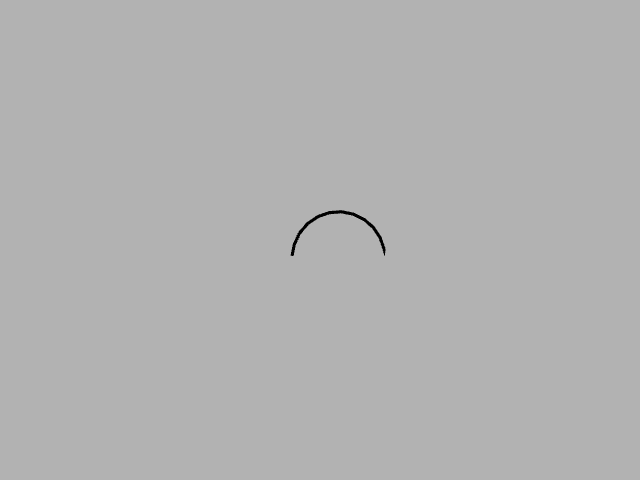
//> input picture imgs/raw/0_l_c_fatty.png, 640 x 480 px
$ ./viz_test   (built with g++ and OpenCV 4)
//> lines starting //> are read from the running program, lines starting //| are printed output that depends on the picture
#include <opencv2/core.hpp>
#include <opencv2/imgproc.hpp>
#include <opencv2/highgui.hpp>
#include <iostream>

using namespace std;

using namespace cv;

void rotateTempl(double degrees, const cv::Mat &src, cv::Mat &dst);

int main(){
    cv::Mat p_l(2, 1, CV_64FC1);
    cv::Mat p_r(2, 1, CV_64FC1);

    //Apply the same rotation matrix used to rotate the template to the base template origin offset
    cv::Mat needle_origin_offset_mat = (cv::Mat_<double>(3,1) << 52, 11,1);

    cv::Mat img = cv::imread("../../imgs/raw/0_l_c_fatty.png", cv::IMREAD_COLOR);
//> img is the input picture: 480 rows x 640 cols, CV_8UC3; min 0, max 178, mean 177.8

    cv::Rect2i initial_rect(287,205,105,56);
    img = img(initial_rect);
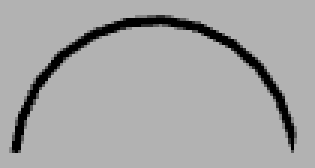
//> img: 56 rows x 105 cols, CV_8UC3 (shown 3 times larger); min 0, max 178, mean 165.1
    cv::Mat rotated;
    rotateTempl(-176.6537, img, rotated);
//> in rotateTempl, `warpAffine(src, dst, rot, bbox.size());`:
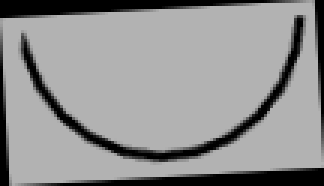
//> dst: 62 rows x 108 cols, CV_8UC3 (shown 3 times larger); min 0, max 178, mean 145
    cv::Mat resized, rot_templ;
    //Use inter-linear in all cases (is faster than inter_area, similar results)
    double scale = 1.4;
    cv::resize(rotated, resized, cv::Size(), scale, scale, cv::INTER_LINEAR);
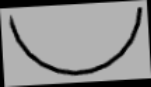
//> resized: 87 rows x 151 cols, CV_8UC3; min 0, max 178, mean 144.8

    cv::Mat templ;
    double angle = 162;

    rotateTempl(angle, resized, templ);
//> call 2 of rotateTempl, with degrees = 162
//> in rotateTempl (call 2), `warpAffine(src, dst, rot, bbox.size());`:
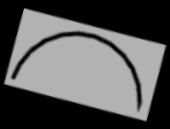
//> dst: 129 rows x 170 cols, CV_8UC3; min 0, max 178, mean 86.7
    namedWindow("h");
    imshow("h", templ);

    //rotated is the original template that will be passed into the function
    // It's the image that will be rotated, within which we are finding the origin again
    // we use these rows and cols as the center of the original imgae
    double cols = scale*rotated.cols;
//> cols = 151.2
    double rows = scale*rotated.rows;
//> rows = 86.8
    cout << cols << ", " << rows << endl;
//| 151.2, 86.8
    //Get center of original image
    cv::Point2d center((cols-1)/2.0, (rows-1)/2.0);
//> center = Point(75.1, 42.9)
    //Get rotation matrix given center, angle, and scale
    cv::Mat rot = getRotationMatrix2D(center, angle, 1.0);
    //Compute what the size of the rotated image will be
    cv::Rect2d bbox = cv::RotatedRect(cv::Point2d(), cv::Size(cols, rows), angle).boundingRect2f();
//> bbox = Rect(-85.09, -64.23, 170.2, 128.5)

    // Add translation to rotation matrix to shift the center of the image to the correct location
    rot.at<double>(0, 2) += bbox.width / 2.0 - cols / 2.0;
    rot.at<double>(1, 2) += bbox.height / 2.0 - rows / 2.0;
    // rot.at<double>(0,0) *= scale;
    // rot.at<double>(1,1) *= scale;

    cout << rot << endl;
//| [-0.9510565162951535, 0.3090169943749475, 142.7600106457792;
//|  -0.3090169943749475, -0.9510565162951535, 127.7337148800257]

    Mat P = (Mat_<double>(3,1) << scale*54,scale*9,1);
    cv::Mat final = rot * P;
//> final = [74.75, 92.39]
    cout << final << endl;
//| [74.75375214298992;
//|  92.3887179999607]
    waitKey(0);

    // [37 lines of commented-out code are left out]

    cv::namedWindow("h1", CV_WINDOW_AUTOSIZE);
    cv::imshow("h1", rotated);
    // [16 lines of commented-out code are left out]


    return 0;
}

void rotateTempl(double degrees, const cv::Mat &src, cv::Mat &dst)
{
    /// get rotation matrix for rotating the image around its center in pixel coordinates
    cv::Point2d center((src.cols - 1) / 2.0, (src.rows - 1) / 2.0);

    cv::Mat rot = getRotationMatrix2D(center, degrees, 1.0);
    /// determine bounding rectangle, center not relevant
    cv::Rect2d bbox = cv::RotatedRect(cv::Point2d(), src.size(), degrees).boundingRect2f();
    /// adjust transformation matrix
    rot.at<double>(0, 2) += bbox.width / 2.0 - src.cols / 2.0;
    rot.at<double>(1, 2) += bbox.height / 2.0 - src.rows / 2.0;

    // cv::Mat needle_origin_offset_mat = (cv::Mat_<double>(3,1) << 52, 4, 1);

    warpAffine(src, dst, rot, bbox.size());
}

// [57 lines of commented-out code are left out]

$ run again, with imgs/raw/1_l_c_fatty.png copied over imgs/raw/0_l_c_fatty.png
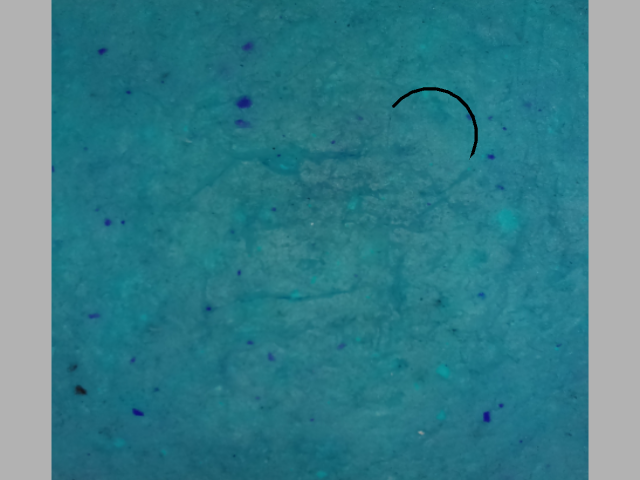
//> input picture imgs/raw/1_l_c_fatty.png, 640 x 480 px
//> img is the input picture: 480 rows x 640 cols, CV_8UC3; mean B, G, R 137.8, 126.3, 56.5
//> img: 56 rows x 105 cols, CV_8UC3
//> `cv::resize(rotated, resized, cv::Size(), scale, scale, cv::INTER_LINEA..`:
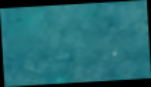
//> resized: 87 rows x 151 cols, CV_8UC3; mean B, G, R 113.3, 105.9, 35.3
//> in rotateTempl (call 2), `warpAffine(src, dst, rot, bbox.size());`:
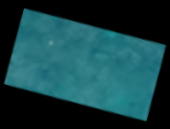
//> dst: 129 rows x 170 cols, CV_8UC3; mean B, G, R 67.9, 63.4, 21.1
//| 151.2, 86.8
//| [-0.9510565162951535, 0.3090169943749475, 142.7600106457792;
//|  -0.3090169943749475, -0.9510565162951535, 127.7337148800257]
//| [74.75375214298992;
//|  92.3887179999607]

$ run again, with imgs/raw/2_l_c_fatty.png copied over imgs/raw/0_l_c_fatty.png
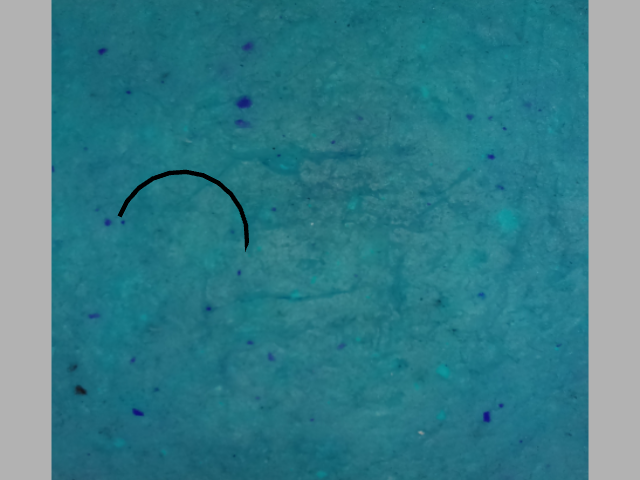
//> input picture imgs/raw/2_l_c_fatty.png, 640 x 480 px
//> img is the input picture: 480 rows x 640 cols, CV_8UC3; mean B, G, R 137.6, 126.2, 56.4
//> img: 56 rows x 105 cols, CV_8UC3
//> `cv::resize(rotated, resized, cv::Size(), scale, scale, cv::INTER_LINEA..`:
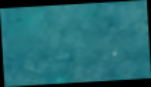
//> resized: 87 rows x 151 cols, CV_8UC3; mean B, G, R 113.3, 105.9, 35.3
//> in rotateTempl (call 2), `warpAffine(src, dst, rot, bbox.size());`:
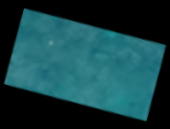
//> dst: 129 rows x 170 cols, CV_8UC3; mean B, G, R 67.9, 63.4, 21.1
//| 151.2, 86.8
//| [-0.9510565162951535, 0.3090169943749475, 142.7600106457792;
//|  -0.3090169943749475, -0.9510565162951535, 127.7337148800257]
//| [74.75375214298992;
//|  92.3887179999607]
